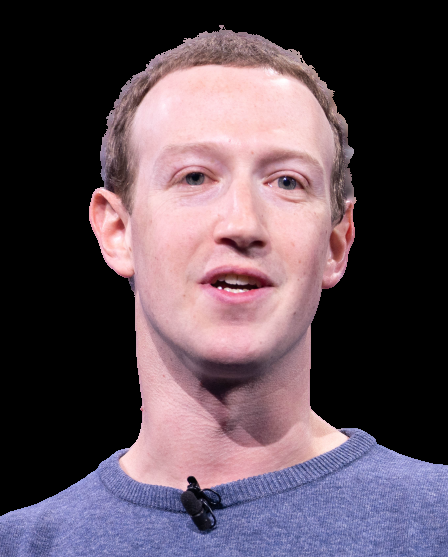
#> input picture Image To Cartoon/mark2.png, 448 x 557 px
$ jupyter execute main.ipynb
#> lines starting #> are read from the running program, lines starting #| are printed output that depends on the picture; after the words box and inside, x2 and y2 are one past the last pixel; in counts of white or black regions, pixels touching at a corner belong together
# Image To Cartoon Using OpenCV Python

[cell 1]
import cv2
import numpy as np
# import matplotlib.pyplot as plt

[cell 2]
# read the image
img = cv2.imread('mark2.png')
#> img is the input picture: shape (557, 448, 3); mean B, G, R 86.2, 75.8, 91.8

# edges
gray = cv2.cvtColor(img, cv2.COLOR_BGR2GRAY)
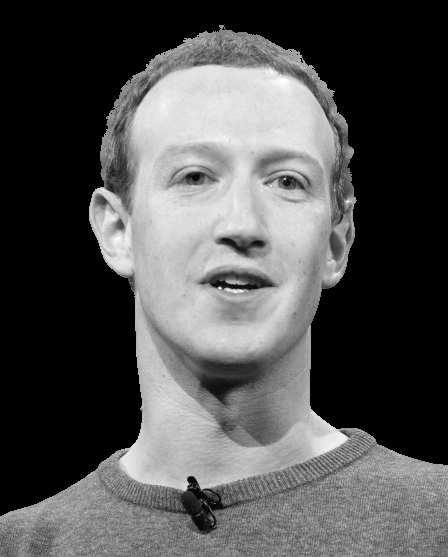
#> gray: shape (557, 448); min 0, max 255, mean 81.8
gray = cv2.medianBlur(gray, 5)
edges = cv2.adaptiveThreshold(
    gray, 255, cv2.ADAPTIVE_THRESH_MEAN_C,
    cv2.THRESH_BINARY, 9, 9
)
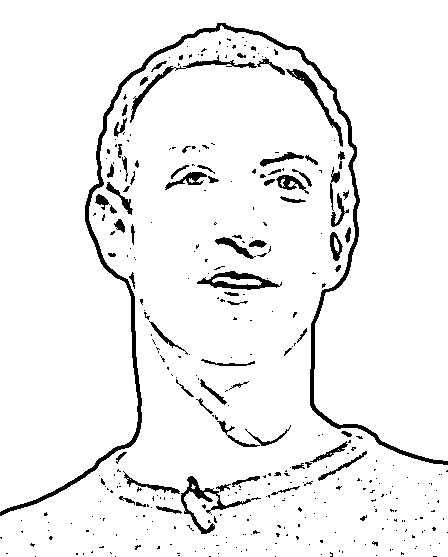
#> edges: shape (557, 448); 94.2% white; 368 black regions (294 under 20 px), largest, box (x1, y1, x2, y2) and area: (0, 23, 448, 516) 5216, (181, 476, 261, 534) 731, (197, 271, 282, 290) 662

# Cartoonization
color = cv2.bilateralFilter(img, 9, 250, 250)
cartoon = cv2.bitwise_and(color, color, mask=edges)
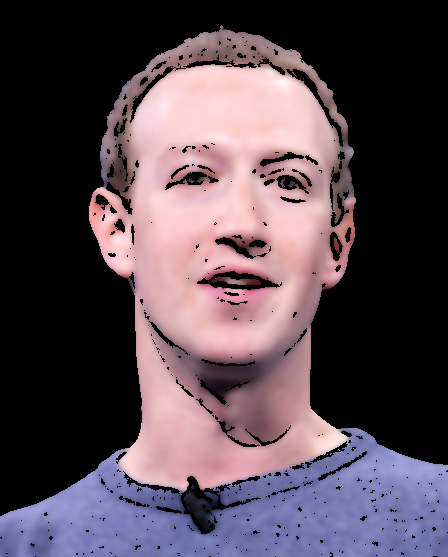
#> cartoon: shape (557, 448, 3); mean B, G, R 82, 72.3, 87

# showing result
cv2.imshow("Image", img)
cv2.imshow("edges", edges)
cv2.imshow("Cartoon", cartoon)
cv2.waitKey(0)
cv2.destroyAllWindows()
